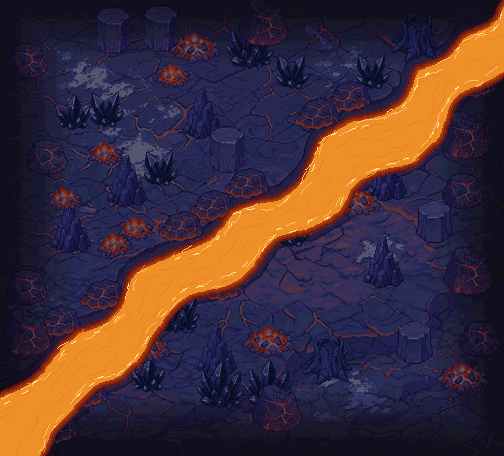

This is a level from a 2D game, rendered from its Tiled map with the project's own tilesets. A one-line summary and the complete map file follow:
An orthogonal 21x19 tile map with 24x24 px tiles, 1 tile layer (caverne_lave).

<map version="1.10" tiledversion="1.10.2" orientation="orthogonal" renderorder="right-down" width="21" height="19" tilewidth="24" tileheight="24" infinite="0" nextlayerid="2" nextobjectid="1">
 <properties>
  <property name="zone" value="caverne_lave" />
  <property name="frames" type="int" value="12" />
  <property name="frame_ms" type="int" value="110" />
  <property name="tuiles_animees" type="int" value="86" />
 </properties>
 <tileset firstgid="1" source="caverne_lave_tuiles.tsx" />
 <layer id="1" name="caverne_lave" width="21" height="19">
  <data encoding="csv">
1,2,3,4,5,6,7,8,9,10,11,12,13,14,15,16,17,18,19,20,654,
25,26,27,28,29,30,31,32,33,34,35,36,37,38,39,40,41,42,43,655,656,
52,53,54,55,56,57,58,59,60,61,62,63,64,65,66,67,68,657,658,659,660,
85,86,87,88,89,90,91,92,93,94,95,96,97,98,99,100,101,661,662,663,664,
118,119,120,121,122,123,124,125,126,127,128,129,130,131,665,666,667,668,669,151,152,
153,154,155,156,157,158,159,160,161,162,163,164,165,670,671,672,673,674,675,190,191,
192,193,194,195,196,197,198,199,200,201,202,203,676,677,678,679,680,681,228,229,230,
231,232,233,234,235,236,237,238,239,240,241,242,682,683,684,685,686,262,263,264,265,
266,267,268,269,270,271,272,273,274,687,688,689,690,691,692,299,300,301,302,303,304,
305,306,307,308,309,310,311,312,693,694,695,696,697,698,336,337,338,339,340,341,342,
343,344,345,346,347,348,699,700,701,702,703,704,373,374,375,376,377,378,379,380,381,
382,383,384,385,386,705,706,707,708,709,710,411,412,413,414,415,416,417,418,419,420,
421,422,423,424,711,712,713,714,715,445,446,447,448,449,450,451,452,453,454,455,456,
457,458,459,716,717,718,719,476,477,478,479,480,481,482,483,484,485,486,487,488,489,
490,491,720,721,722,723,724,512,513,514,515,516,517,518,519,520,521,522,523,524,525,
526,725,726,727,728,729,547,548,549,550,551,552,553,554,555,556,557,558,559,560,561,
730,731,732,733,578,579,580,581,582,583,584,585,586,587,588,589,590,591,592,593,594,
734,735,736,607,608,609,610,611,612,613,614,615,616,617,618,619,620,621,622,623,624,
737,738,739,636,637,638,639,640,641,642,643,644,645,646,647,648,649,650,651,652,653
</data>
 </layer>
</map>
